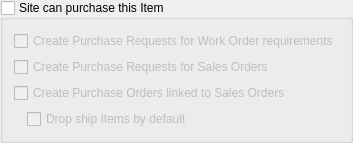
    <widget class="QGroupBox" name="_poSupply">
     <property name="focusPolicy">
      <enum>Qt::TabFocus</enum>
     </property>
     <property name="title">
      <string>Site can purchase this Item</string>
     </property>
     <property name="checkable">
      <bool>true</bool>
     </property>
     <property name="checked">
      <bool>false</bool>
     </property>
     <layout class="QGridLayout" name="gridLayout_9">
      <item row="0" column="0">
       <layout class="QVBoxLayout" name="verticalLayout_6">
        <item>
         <layout class="QVBoxLayout" name="verticalLayout_5">
          <item>
           <widget class="QCheckBox" name="_createPr">
            <property name="text">
             <string>Create Purchase Requests for Work Order requirements</string>
            </property>
           </widget>
          </item>
          <item>
           <widget class="QCheckBox" name="_createSoPr">
            <property name="text">
             <string>Create Purchase Requests for Sales Orders</string>
            </property>
           </widget>
          </item>
          <item>
           <widget class="QCheckBox" name="_createPo">
            <property name="text">
             <string>Create Purchase Orders linked to Sales Orders</string>
            </property>
           </widget>
          </item>
          <item>
           <layout class="QHBoxLayout" name="horizontalLayout_3">
            <item>
             <spacer name="horizontalSpacer_8">
              <property name="orientation">
               <enum>Qt::Horizontal</enum>
              </property>
              <property name="sizeType">
               <enum>QSizePolicy::Fixed</enum>
              </property>
              <property name="sizeHint" stdset="0">
               <size>
                <width>13</width>
                <height>13</height>
               </size>
              </property>
             </spacer>
            </item>
            <item>
             <widget class="QCheckBox" name="_dropShip">
              <property name="text">
               <string>Drop ship Items by default</string>
              </property>
             </widget>
            </item>
           </layout>
          </item>
         </layout>
        </item>
        <item>
         <spacer name="verticalSpacer_3">
          <property name="orientation">
           <enum>Qt::Vertical</enum>
          </property>
          <property name="sizeHint" stdset="0">
           <size>
            <width>20</width>
            <height>0</height>
           </size>
          </property>
         </spacer>
        </item>
       </layout>
      </item>
     </layout>
    </widget>
